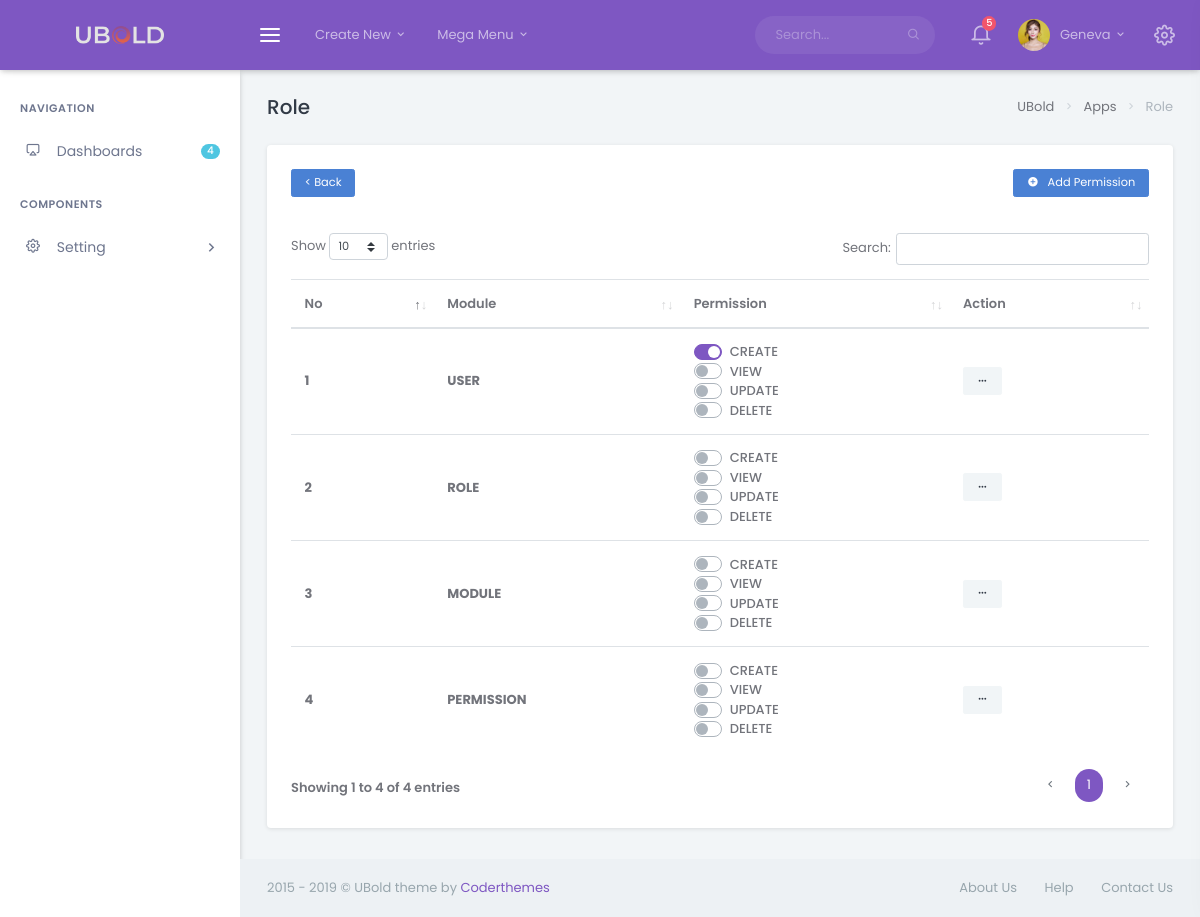
Screenshot of /index.php/role/setPermission with the database file from the repository.
### tables this page shows
CREATE TABLE `roles_modules`  (
  `id` int(11) NOT NULL AUTO_INCREMENT,
  `role_id` int(11) NULL DEFAULT NULL,
  `module_id` int(11) NULL DEFAULT NULL,
  PRIMARY KEY (`id`) USING BTREE
);

CREATE TABLE `module`  (
  `module_id` int(11) NOT NULL AUTO_INCREMENT,
  `module_name` varchar(255) NULL DEFAULT NULL,
  `created_by` int(11) NULL DEFAULT NULL,
  `created_at` datetime(0) NULL DEFAULT NULL,
  `updated_by` int(11) NULL DEFAULT NULL,
  `updated_at` datetime(0) NULL DEFAULT NULL,
  `status` int(1) NULL DEFAULT NULL,
  PRIMARY KEY (`module_id`) USING BTREE
);

CREATE TABLE `permission`  (
  `permission_id` int(11) NOT NULL AUTO_INCREMENT,
  `permission_name` varchar(255) NULL DEFAULT NULL,
  `created_by` int(11) NULL DEFAULT NULL,
  `created_at` datetime(0) NULL DEFAULT NULL,
  `updated_by` int(11) NULL DEFAULT NULL,
  `updated_at` datetime(0) NULL DEFAULT NULL,
  `status` int(1) NULL DEFAULT NULL,
  PRIMARY KEY (`permission_id`) USING BTREE
);

### application/controllers/Role.php (called while the page is built, shortened)
<?php
class Role extends CI_Controller
{
	private $data = array();
	private $page = "pages/roles/";
	private $title = "role";
	function __construct()
	{
		$this->load->model('RoleModel','roleModel');
		$this->load->model('ModuleModel','moduleModel');
		$this->load->model('PermissionModel','permissionModel');
		$this->load->helper('permission');
		$this->data['title'] = $this->title;
		$this->data['status'] = $this->roleModel->count();
	}
	public function setPermission(){
		$this->data['roleId'] = $_GET['role'];
		$this->data['data'] = $this->roleModel->getAllRoleModule($_GET['role']);
		$this->data['modules'] = $this->moduleModel->getAll();
		$this->data['permissions'] = $this->permissionModel->getAll();
		$this->load->view($this->page."permission", $this->data);
	}
}
 ?>

### index.php (called while the page is built, shortened)
<?php
require_once BASEPATH.'core/CodeIgniter.php';

### application/models/RoleModel.php (called while the page is built, shortened)
<?php
class RoleModel extends CI_Model
{
	private $tblRoleModule = "roles_modules";
	private $tblModule = "module";
	private $table     = "role";
	private $id        = "role_id";
	private $moduleId  = "module_id";
	function getAllRoleModule(){
		return $this->db
		     ->select('id,'.$this->tblModule.'.module_id'.',module_name')
		     ->from($this->table)
		     ->join($this->tblRoleModule, $this->table.'.'.$this->id.'='.$this->tblRoleModule.'.'.$this->id, 'INNER')
		     ->join($this->tblModule, $this->tblRoleModule.'.'.$this->moduleId.'='.$this->tblModule.'.'.$this->moduleId, 'INNER')
		     ->get()
		     ->result_array();
	}
}
?>

### application/models/PermissionModel.php (called while the page is built, shortened)
<?php
class PermissionModel extends CI_Model
{
	private $table     = "permission";
	function getAll(){
		$result = $this->db->get($this->table);
		return $result->result_array();
	}
}
?>

### application/views/pages/roles/permission.php (the view, shortened to what this page needs)
<div class="container-fluid">
    <div class="row">
        <div class="col-12">
            <div class="page-title-box">
                <div class="page-title-right">
                    <ol class="breadcrumb m-0">
                        <li class="breadcrumb-item"><a href="javascript: void(0);">UBold</a></li>
                        <li class="breadcrumb-item"><a href="javascript: void(0);">Apps</a></li>
                        <li class="breadcrumb-item active"><?php echo (isset($title) ? ucfirst($title) : $this->uri->segment(1)); ?></li>
                    </ol>
                </div>
                <h4 class="page-title"><?php echo (isset($title) ? ucfirst($title) : $this->uri->segment(2)); ?></h4>
            </div>
        </div>
    </div>
    <div class="row">
        <div class="col-12">
            <div class="card-box">
                <!-- <button type="button" class="btn btn-sm btn-danger waves-effect waves-light float-right">
                    <i class="mdi mdi-plus-circle"></i> Add Role
                </button> -->
                <a href="#modal-add-module" class="btn btn-sm btn-blue waves-effect waves-light float-right" data-animation="fadein" data-plugin="custommodal" data-overlayColor="#38414a"><i class="mdi mdi-plus-circle mr-1"></i> Add Permission</a>
                <a href="javascript:void(0);" onclick="window.history.back();" class="btn btn-sm btn-blue waves-effect">< Back</a>
                <table class="table table-hover m-0 table-centered dt-responsive nowrap w-100" id="tickets-table">
                    <thead>
                    <tr>
                        <th>No</th>
                        <th>Module</th>
                        <th>Permission</th>
                        <th class="hidden-sm">Action</th>
                    </tr>
                    </thead>
                        <?php
                    if(isset($data)){
                        $i=1;
                        foreach ($data as $row) { ?>
                           <tr>
                                <td><b><?php echo $i++; ?></b></td>
                                <td><b><?php echo strtoupper($row['module_name']); ?></b></td>
                                <td>
                                    <?php foreach ($permissions as $permission){
                                        ?>
                                        <div class="custom-control custom-switch">
                                            <label class="custom-control-label" for="<?php echo strtolower($row['module_name'].'-'.$permission['permission_name']); ?>"><?php echo $permission['permission_name'] ?></label>
                                        </div>
                                    <?php } ?>
                                </td>
                                <td>
                                    <div class="btn-group dropdown">
                                        <a href="javascript: void(0);" class="table-action-btn dropdown-toggle arrow-none btn btn-light btn-sm" data-toggle="dropdown" aria-expanded="false"><i class="mdi mdi-dots-horizontal"></i></a>
                                    </div>
                                </td>
                            </tr>
                        <?php }
                    }?>
                </table>
            </div>
        </div>
    </div>

### rows the page displays
roles_modules: module.module_name "USER"
permission: permission_name "CREATE"
permission: permission_name "VIEW"
permission: permission_name "UPDATE"
permission: permission_name "DELETE"
roles_modules: module.module_name "ROLE"
roles_modules: module.module_name "MODULE"
roles_modules: module.module_name "PERMISSION"

### other values shown
$title "Role"
